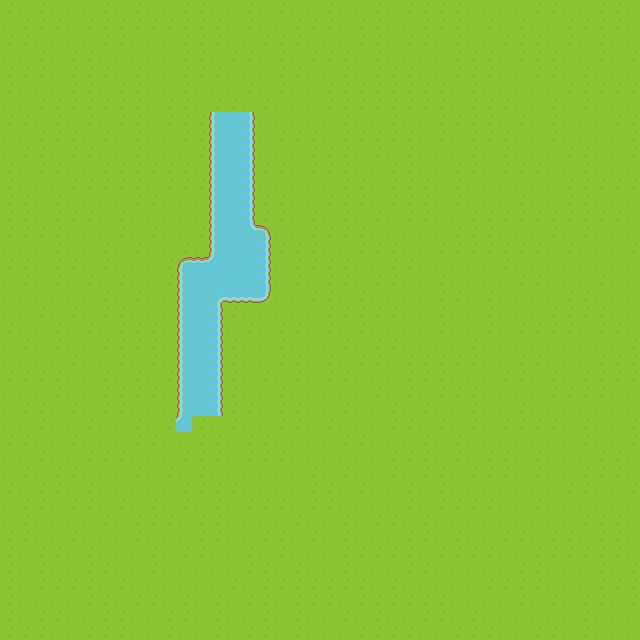

A level layout from a 2D game, rendered from its tile map. Below: a short description, then the map file with its tile-grid data intact:
An orthogonal 40x40 tile map with 16x16 px tiles, 1 tile layer (Ground), 2 tilesets and 1 object (Starting point).

<map version="1.2" tiledversion="1.2.1" orientation="orthogonal" renderorder="right-down" width="40" height="40" tilewidth="16" tileheight="16" infinite="0" nextlayerid="5" nextobjectid="5">
 <tileset firstgid="1" name="grass-tiles-2-small" tilewidth="64" tileheight="64" tilecount="18" columns="6">
  <image source="grass-tiles-2-small.png" width="384" height="192" />
 </tileset>
 <tileset firstgid="19" source="roguelike.tsx" />
 <layer id="3" name="Ground" width="40" height="40">
  <data encoding="csv">
24,81,24,81,81,81,24,81,24,81,81,24,24,81,81,24,81,24,81,81,24,81,81,24,81,24,24,24,24,81,81,81,81,24,24,81,81,24,24,81,
81,24,24,24,81,24,24,24,24,24,24,24,24,24,81,24,81,81,24,24,24,81,24,24,81,81,24,24,24,81,24,81,24,81,81,24,24,24,24,81,
24,24,81,81,81,81,24,24,81,81,81,24,24,24,81,81,24,24,24,81,81,81,24,24,81,24,24,81,24,81,81,24,24,24,81,24,81,24,81,81,
81,81,24,81,24,24,81,81,81,81,81,24,24,81,24,24,81,24,81,24,24,24,81,24,81,81,81,81,24,24,24,81,24,24,24,81,81,24,81,24,
24,24,24,81,24,24,24,81,24,81,81,24,24,24,81,81,81,24,24,81,81,24,81,24,24,24,81,81,24,24,24,81,81,24,24,81,24,81,81,81,
24,81,81,81,24,24,81,24,24,81,81,24,81,81,81,24,81,24,81,81,24,24,24,24,24,24,24,24,81,24,81,81,81,81,81,24,24,24,24,24,
81,81,24,24,24,24,24,24,24,81,24,24,81,24,24,81,24,81,81,81,24,24,24,24,24,24,24,24,81,24,24,24,81,81,24,81,24,81,81,81,
24,24,81,24,81,24,81,24,24,81,24,24,24,78,19,80,81,81,81,81,81,24,81,81,24,81,81,24,24,24,24,81,24,81,24,81,81,81,24,24,
81,81,24,24,24,81,24,81,24,81,81,24,24,78,79,80,81,24,24,24,81,24,24,24,24,24,81,24,81,24,24,24,81,81,24,81,81,81,81,24,
81,24,24,81,24,24,81,81,24,81,81,81,24,78,19,80,81,81,81,24,24,24,81,24,81,24,81,81,81,24,81,24,81,81,81,24,24,81,81,24,
24,81,24,24,81,81,24,24,24,24,24,24,81,78,79,80,24,24,81,24,24,24,81,81,24,24,81,81,24,24,81,24,24,24,81,81,24,81,81,81,
24,81,81,81,24,24,24,24,24,81,24,24,24,78,19,80,81,81,81,81,81,24,24,81,24,24,24,81,24,81,81,81,81,81,81,24,24,24,24,24,
24,24,81,24,81,81,81,81,24,24,81,81,81,78,79,80,24,24,81,81,24,24,24,81,24,24,24,81,24,81,81,81,24,81,81,24,24,81,81,81,
24,24,81,24,24,24,81,24,81,81,81,81,81,78,19,80,24,24,81,24,81,24,81,24,81,24,24,81,81,24,24,24,24,24,24,24,24,24,24,81,
24,24,24,24,81,81,81,24,81,24,81,81,24,78,79,133,23,81,81,24,24,24,24,81,81,81,81,81,24,24,24,81,81,81,24,81,24,81,81,81,
81,81,81,24,81,81,24,81,24,81,81,24,81,78,19,79,80,24,24,24,81,81,24,24,24,81,81,24,24,24,24,24,24,24,81,24,81,81,81,24,
24,24,81,24,24,81,24,81,81,81,24,21,22,134,79,79,80,81,24,24,24,24,81,81,24,24,81,81,81,81,81,24,81,81,81,81,81,81,81,81,
81,24,81,24,81,24,81,24,81,81,24,78,19,20,79,79,80,81,24,81,24,24,81,24,24,81,81,24,81,81,81,81,24,24,81,81,81,24,81,81,
81,81,81,81,81,81,24,81,24,81,81,78,79,76,136,136,137,81,81,24,24,81,24,81,81,81,81,24,24,81,24,81,81,81,81,24,24,81,81,81,
81,81,24,81,24,81,24,24,81,81,81,78,19,80,24,81,81,81,81,81,24,24,24,24,24,81,81,24,81,81,24,81,81,81,24,24,24,24,81,81,
24,81,81,24,81,24,81,24,24,24,81,78,79,80,81,24,81,24,24,81,24,81,24,81,81,81,81,24,81,81,24,81,24,24,24,24,81,24,24,81,
81,24,81,24,81,81,24,24,24,24,81,78,19,80,24,81,81,24,81,81,81,24,81,24,24,81,81,81,81,24,81,81,81,81,81,81,81,81,81,24,
81,81,81,81,24,81,81,24,81,24,81,78,79,80,24,81,81,24,24,81,24,81,24,24,81,24,24,24,24,24,81,81,24,24,81,81,81,24,24,24,
24,24,24,24,81,81,24,81,24,81,24,78,19,80,24,81,24,81,24,81,24,24,81,81,81,24,24,24,81,81,81,24,24,81,24,81,24,24,24,24,
81,81,81,24,81,81,24,24,24,24,81,78,79,80,24,81,81,24,81,81,81,81,81,24,81,24,81,24,24,24,81,81,81,81,24,24,24,24,81,81,
81,24,24,81,24,81,24,24,81,81,81,78,19,80,24,24,81,24,24,81,81,24,81,81,24,81,24,81,81,24,81,81,24,81,81,81,81,81,81,81,
81,81,24,81,81,24,81,81,24,81,24,134,24,81,24,81,81,24,24,81,24,81,81,81,24,24,81,24,81,24,81,24,24,24,24,81,24,81,81,24,
24,24,81,81,24,81,81,81,24,24,81,81,24,24,81,24,24,81,81,81,81,24,24,81,81,81,24,81,24,81,81,81,81,81,81,81,24,81,81,24,
81,81,24,81,81,24,24,24,81,81,81,24,24,24,81,24,24,24,81,81,81,81,81,81,24,24,24,81,24,81,24,24,81,24,81,81,81,24,24,81,
81,24,81,24,24,81,81,81,24,81,24,81,24,81,81,81,81,81,81,24,81,24,81,81,24,81,24,24,81,24,24,24,81,24,81,81,24,24,24,81,
24,81,24,24,81,24,81,81,81,81,81,24,24,24,24,81,81,81,81,24,24,81,24,81,81,24,81,24,81,81,81,81,81,81,81,24,24,81,81,24,
81,24,24,81,24,24,81,24,81,24,81,24,81,24,81,24,24,24,81,24,24,81,81,81,81,24,81,24,24,24,24,81,81,24,81,81,81,81,81,81,
81,24,81,81,81,81,24,81,24,24,24,81,24,24,81,81,81,81,24,81,81,24,81,24,24,81,24,81,81,81,81,81,81,81,81,81,24,24,24,81,
24,24,81,81,24,81,81,81,24,81,81,81,24,24,81,81,24,24,81,24,81,24,81,81,81,24,24,81,24,81,81,24,24,81,24,24,81,24,24,81,
24,81,24,24,81,24,81,81,81,24,81,24,24,81,81,24,81,24,81,81,81,24,24,24,24,24,81,24,24,24,24,81,81,24,24,24,24,24,24,81,
24,81,24,81,81,24,24,81,81,24,81,81,81,81,81,24,24,81,24,81,81,24,81,81,81,24,24,81,81,81,81,81,24,24,81,81,81,24,81,24,
24,81,24,24,24,24,81,24,81,81,81,81,81,81,24,81,24,24,24,24,24,24,24,81,24,81,81,81,81,81,24,24,24,24,81,81,81,24,24,24,
24,81,81,81,81,24,24,81,24,24,81,24,81,24,81,24,24,81,24,24,24,81,24,24,24,24,24,24,81,81,81,81,24,81,24,81,24,24,81,24,
24,81,24,24,81,81,24,24,81,81,24,24,81,24,81,81,24,81,24,81,81,24,81,24,81,81,24,24,81,24,81,81,81,81,81,81,24,81,81,81,
24,24,24,81,81,24,24,24,81,81,24,81,81,24,81,24,24,81,24,81,81,81,24,24,24,24,81,81,24,24,24,81,81,24,24,81,24,81,81,81
</data>
 </layer>
 <objectgroup id="4" name="data layer">
  <object id="4" name="Starting point" x="289.769" y="117.426" width="16" height="16">
   <properties>
    <property name="startPoint" type="int" value="0" />
   </properties>
  </object>
 </objectgroup>
</map>
